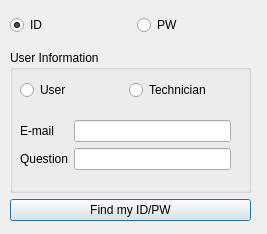
<?xml version="1.0" encoding="UTF-8"?>
<ui version="4.0">
 <class>ForgotIdPwDialog</class>
 <widget class="QDialog" name="ForgotIdPwDialog">
  <property name="geometry">
   <rect>
    <x>0</x>
    <y>0</y>
    <width>267</width>
    <height>234</height>
   </rect>
  </property>
  <property name="sizePolicy">
   <sizepolicy hsizetype="Preferred" vsizetype="Preferred">
    <horstretch>0</horstretch>
    <verstretch>0</verstretch>
   </sizepolicy>
  </property>
  <property name="windowTitle">
   <string>Forgot ID / PW</string>
  </property>
  <widget class="QWidget" name="verticalLayoutWidget">
   <property name="geometry">
    <rect>
     <x>10</x>
     <y>50</y>
     <width>241</width>
     <height>171</height>
    </rect>
   </property>
   <layout class="QVBoxLayout" name="idLayout">
    <item>
     <widget class="QGroupBox" name="groupBox">
      <property name="title">
       <string>User Information</string>
      </property>
      <widget class="QWidget" name="horizontalLayoutWidget">
       <property name="geometry">
        <rect>
         <x>10</x>
         <y>20</y>
         <width>211</width>
         <height>41</height>
        </rect>
       </property>
       <layout class="QHBoxLayout" name="horizontalLayout">
        <item>
         <widget class="QRadioButton" name="userButton">
          <property name="text">
           <string>User</string>
          </property>
         </widget>
        </item>
        <item>
         <widget class="QRadioButton" name="technicianButton">
          <property name="text">
           <string>Technician</string>
          </property>
         </widget>
        </item>
       </layout>
      </widget>
      <widget class="QWidget" name="formLayoutWidget">
       <property name="geometry">
        <rect>
         <x>10</x>
         <y>70</y>
         <width>211</width>
         <height>58</height>
        </rect>
       </property>
       <layout class="QFormLayout" name="formLayout">
        <item row="0" column="0">
         <widget class="QLabel" name="emailLabel">
          <property name="text">
           <string>E-mail</string>
          </property>
         </widget>
        </item>
        <item row="0" column="1">
         <widget class="QLineEdit" name="emailLineEdit"/>
        </item>
        <item row="1" column="0">
         <widget class="QLabel" name="questionLabel">
          <property name="text">
           <string>Question</string>
          </property>
         </widget>
        </item>
        <item row="1" column="1">
         <widget class="QLineEdit" name="questionLineEdit"/>
        </item>
       </layout>
      </widget>
     </widget>
    </item>
    <item>
     <widget class="QPushButton" name="findButton">
      <property name="text">
       <string>Find my ID/PW</string>
      </property>
     </widget>
    </item>
   </layout>
  </widget>
  <widget class="QWidget" name="horizontalLayoutWidget_2">
   <property name="geometry">
    <rect>
     <x>10</x>
     <y>10</y>
     <width>248</width>
     <height>31</height>
    </rect>
   </property>
   <layout class="QHBoxLayout" name="horizontalLayout_2">
    <item>
     <widget class="QRadioButton" name="idRadioButton">
      <property name="text">
       <string>ID</string>
      </property>
      <property name="checked">
       <bool>true</bool>
      </property>
     </widget>
    </item>
    <item>
     <widget class="QRadioButton" name="pwRadioButton">
      <property name="text">
       <string>PW</string>
      </property>
     </widget>
    </item>
   </layout>
  </widget>
 </widget>
 <resources/>
 <connections/>
</ui>
